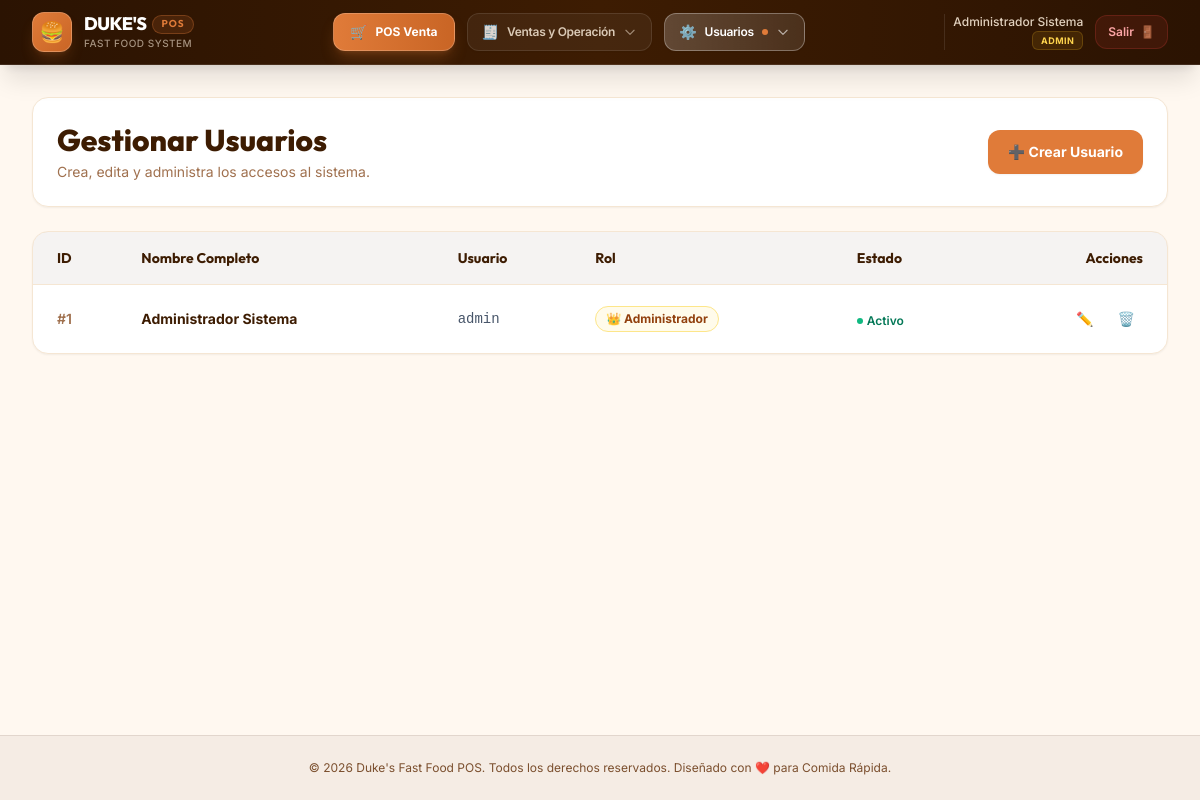
The app's page /users (signed in) with its own data.
### tables this page shows
CREATE TABLE IF NOT EXISTS `users` (
  `id` INT AUTO_INCREMENT PRIMARY KEY,
  `username` VARCHAR(50) NOT NULL UNIQUE,
  `password` VARCHAR(255) NOT NULL,
  `role` VARCHAR(20) NOT NULL DEFAULT 'caja',
  `full_name` VARCHAR(100) NULL,
  `active` TINYINT(1) NOT NULL DEFAULT 1,
  `created_at` TIMESTAMP DEFAULT CURRENT_TIMESTAMP
);

### app/controllers/UserController.php (called while the page is built, shortened)
<?php
class UserController {
    public function index() {
        $users = User::all();
        view('users/index', ['users' => $users]);
    }
}

### app/models/User.php (called while the page is built, shortened)
<?php
class User {
    public static function all(): array {
        $db = Database::getConnection();
        $stmt = $db->query("SELECT id, username, full_name, role, active, created_at FROM users ORDER BY id ASC");
        return $stmt->fetchAll();
    }
}

### core/Auth.php (called while the page is built, shortened)
<?php
class Auth {
    public static function initSession() {
        $lifetime = $_ENV['SESSION_LIFETIME'] ?? 1800;
    }
    public static function check() {
        return isset($_SESSION['user_id']);
    }
    public static function user() {
        if (self::check()) {
            return [
                'id'        => $_SESSION['user_id'],
                'username'  => $_SESSION['username'],
                'full_name' => $_SESSION['full_name'] ?? $_SESSION['username'],
                'role'      => $_SESSION['role'] ?? 'caja',
            ];
        }
        return null;
    }
    public static function role(): ?string {
        return $_SESSION['role'] ?? 'caja';
    }
}

### app/views/users/index.php (the view, shortened to what this page needs)
<div class="space-y-6 animate-slide-up">
    <div class="flex flex-col sm:flex-row sm:items-center sm:justify-between gap-4 bg-white p-6 rounded-2xl border border-cream-dark shadow-sm">
        <div>
            <h1 class="font-heading font-extrabold text-3xl text-coffee-dark">Gestionar Usuarios</h1>
            <p class="text-sm text-coffee-light mt-1">Crea, edita y administra los accesos al sistema.</p>
        </div>
        <div>
            <a href="<?= BASE_URL ?>/users/create" class="inline-flex items-center gap-2 bg-accent hover:bg-accent-dark text-white font-bold py-3 px-5 rounded-xl text-sm transition shadow-sm active:scale-95">
                ➕ Crear Usuario
            </a>
        </div>
    </div>
    <div class="bg-white rounded-2xl border border-cream-dark shadow-sm overflow-hidden">
        <div class="overflow-x-auto">
            <table class="w-full text-left border-collapse">
                <thead>
                    <tr class="bg-coffee-dark/5 text-coffee-dark font-heading font-bold text-sm border-b border-cream-dark">
                        <th class="p-4 pl-6">ID</th>
                        <th class="p-4">Nombre Completo</th>
                        <th class="p-4">Usuario</th>
                        <th class="p-4">Rol</th>
                        <th class="p-4">Estado</th>
                        <th class="p-4 pr-6 text-right">Acciones</th>
                    </tr>
                </thead>
                <tbody class="divide-y divide-cream-dark text-sm text-slate-700">
                    <?php if (empty($users)): ?>
                        <tr>
                            <td colspan="6" class="p-8 text-center text-coffee-light">No hay usuarios registrados.</td>
                        </tr>
                    <?php else: ?>
                        <?php foreach ($users as $user): ?>
                            <tr class="hover:bg-cream/20 transition-all">
                                <td class="p-4 pl-6 font-semibold text-coffee-light">#<?= $user['id'] ?></td>
                                <td class="p-4">
                                    <div class="font-bold text-coffee-dark"><?= e($user['full_name']) ?></div>
                                </td>
                                <td class="p-4 text-slate-600 font-mono"><?= e($user['username']) ?></td>
                                <td class="p-4">
                                    <?php if ($user['role'] === 'admin'): ?>
                                        <span class="inline-flex items-center px-2.5 py-1 rounded-full text-xs font-bold bg-amber-50 text-amber-800 border border-amber-200">👑 Administrador</span>
                                    <?php elseif ($user['role'] === 'caja'): ?>
                                        <span class="inline-flex items-center px-2.5 py-1 rounded-full text-xs font-bold bg-blue-50 text-blue-800 border border-blue-200">💵 Caja / POS</span>
                                    <?php else: ?>
                                        <span class="inline-flex items-center px-2.5 py-1 rounded-full text-xs font-bold bg-emerald-50 text-emerald-800 border border-emerald-200">🍳 Cocinero</span>
                                    <?php endif; ?>
                                </td>
                                <td class="p-4">
                                    <?php if ((int)$user['active'] === 1): ?>
                                        <span class="inline-flex items-center gap-1 text-xs font-semibold text-emerald-700">
                                            <span class="w-1.5 h-1.5 rounded-full bg-emerald-500"></span> Activo
                                        </span>
                                    <?php else: ?>
                                        <span class="inline-flex items-center gap-1 text-xs font-semibold text-rose-500">
                                            <span class="w-1.5 h-1.5 rounded-full bg-rose-500"></span> Inactivo
                                        </span>
                                    <?php endif; ?>
                                </td>
                                <td class="p-4 pr-6 text-right">
                                    <div class="inline-flex items-center gap-2">
                                        <a href="<?= BASE_URL ?>/users/edit?id=<?= $user['id'] ?>" class="p-2 text-coffee-medium hover:bg-cream-dark/50 rounded-xl transition" title="Editar">
                                            ✏️
                                        </a>
                                        <form action="<?= BASE_URL ?>/users/delete" method="POST" class="inline" onsubmit="return confirm('¿Estás seguro de eliminar a este usuario?');">
                                            <button type="submit" class="p-2 text-red-600 hover:bg-rose-50 rounded-xl transition" title="Eliminar">
                                                🗑️
                                            </button>
                                        </form>
                                    </div>
                                </td>
                            </tr>
                        <?php endforeach; ?>
                    <?php endif; ?>
                </tbody>
            </table>
        </div>
    </div>
</div>

### app/views/layout.php (shortened to what this page needs)
<?php
$isLoggedIn = Auth::check();
$currentUser = Auth::user();
$currentUri = parse_url($_SERVER['REQUEST_URI'], PHP_URL_PATH);
$userRole = Auth::role();
?>
<!DOCTYPE html>
<html lang="es">
<head>
    <script src="https://cdn.tailwindcss.com"></script>
</head>
<body class="bg-cream min-h-screen text-slate-800 flex flex-col font-sans">
    <?php if ($isLoggedIn && $name !== 'auth/login'): ?>
    <header class="sticky top-0 z-50 bg-gradient-to-r from-[#2B1302] via-[#3D1C02] to-[#2B1302] border-b border-white/10 text-white shadow-xl backdrop-blur-md bg-opacity-95">
        <div class="max-w-7xl mx-auto px-4 sm:px-6 lg:px-8">
            <div class="flex items-center justify-between h-16 gap-4">
                <a href="<?= BASE_URL ?>/" class="flex items-center gap-3 group shrink-0 py-1.5 focus:outline-none focus-visible:ring-2 focus-visible:ring-accent rounded-xl">
                    <div class="w-10 h-10 rounded-xl bg-gradient-to-br from-accent to-accent-dark flex items-center justify-center text-xl shadow-lg shadow-accent/20 group-hover:scale-105 group-hover:rotate-3 transition-all duration-300 border border-white/20">
                        🍔
                    </div>
                    <div class="flex flex-col">
                        <span class="font-heading font-extrabold text-lg tracking-tight text-white leading-tight flex items-center gap-1.5">
                            DUKE'S
                            <span class="text-[10px] font-bold tracking-widest uppercase text-accent bg-accent/15 px-2 py-0.5 rounded-full border border-accent/30">
                                POS
                            </span>
                        </span>
                        <span class="text-[10px] text-cream-dark/60 font-medium tracking-wider uppercase">Fast Food System</span>
                    </div>
                </a>
                <div class="hidden lg:flex items-center gap-3">
                    <?php if ($userRole === 'admin' || $userRole === 'caja'): ?>
                    <a href="<?= BASE_URL ?>/pos"
                       class="px-4 py-2 rounded-xl text-xs font-bold transition-all duration-200 flex items-center gap-2 shadow-lg shadow-accent/25 active:scale-95 bg-gradient-to-r from-accent to-accent-dark text-white hover:brightness-110 border border-white/20 focus:outline-none focus:ring-2 focus:ring-accent">
                        <span class="text-sm">🛒</span>
                        <span>POS Venta</span>
                    </a>
                    <?php endif; ?>
                    <?php
                    $categories = [];
                    $salesOps = [];
                    if ($userRole === 'admin') {
                        $salesOps[] = ['/'              , '📊', 'Dashboard'         , 'Resumen general de ventas'];
                    }
                    if ($userRole === 'admin' || $userRole === 'caja') {
                        $salesOps[] = ['/sales/create-manual', '📅', 'Pedido Histórico', 'Registro de ventas pasadas'];
                    }
                    if ($userRole === 'admin' || $userRole === 'caja' || $userRole === 'cocinero') {
                        $salesOps[] = ['/orders'        , '📋', 'Pedidos / Cocina'  , 'Gestión de comandas activas'];
                    }
                    if ($userRole === 'admin' || $userRole === 'caja') {
                        $salesOps[] = ['/sales/history' , '📜', 'Historial Ventas'  , 'Consulta de transacciones'];
                    }
                    if (!empty($salesOps)) {
                        $categories[] = ['id' => 'sales', 'title' => 'Ventas y Operación', 'icon' => '🧾', 'items' => $salesOps];
                    }
                    if ($userRole === 'admin') {
                        $adminOps = [
                            ['/products'     , '🍔', 'Gestión Productos', 'Catálogo, precios y menú'],
                            ['/raw-materials', '📦', 'Control Insumos'  , 'Stock e inventario'],
                            ['/users'        , '👤', 'Usuarios'          , 'Permisos y personal'],
                            ['/admin-expenses', '💸', 'Gastos Admin'    , 'Egresos y operaciones'],
                            ['/reports'      , '📈', 'Reportes General' , 'Estadísticas e informes'],
                            ['/settings'     , '⚙️', 'Configuración'     , 'Ajustes del sistema']
                        ];
                        $categories[] = ['id' => 'admin', 'title' => 'Gestión & Ajustes', 'icon' => '⚙️', 'items' => $adminOps];
                    }
                    ?>
                    <?php foreach ($categories as $cat):
                        $hasActive = false;
                        $activeLabel = $cat['title'];
                        foreach ($cat['items'] as [$path, $icon, $label, $desc]) {
                            if (($path === '/' && ($currentUri === BASE_URL . '/' || $currentUri === BASE_URL)) ||
                                ($path !== '/' && strpos($currentUri, BASE_URL . $path) === 0)) {
                                $hasActive = true;
                                $activeLabel = $label;
                                break;
                            }
                        }
                    ?>
                    <div class="relative dropdown-menu-container group">
                        <button type="button"
                                aria-expanded="false"
                                class="px-3.5 py-2 rounded-xl text-xs font-semibold flex items-center gap-2 transition-all duration-200 border shadow-sm focus:outline-none focus:ring-2 focus:ring-accent/50
                                       <?= $hasActive
                                           ? 'bg-gradient-to-r from-white/20 to-white/10 text-white font-bold border-white/30 shadow-inner'
                                           : 'bg-white/5 text-cream-dark/85 hover:bg-white/12 hover:text-white border-white/10 hover:border-white/20' ?>">
                            <span class="text-sm opacity-95"><?= $cat['icon'] ?></span>
                            <span class="tracking-tight"><?= $hasActive ? $activeLabel : $cat['title'] ?></span>
                            <?php if ($hasActive): ?>
                            <span class="w-1.5 h-1.5 rounded-full bg-accent animate-pulse"></span>
                            <?php endif; ?>
                            <svg class="w-3.5 h-3.5 opacity-60 transition-transform duration-200 group-hover:rotate-180" fill="none" stroke="currentColor" viewBox="0 0 24 24">
                                <path stroke-linecap="round" stroke-linejoin="round" stroke-width="2" d="M19 9l-7 7-7-7"></path>
                            </svg>
                        </button>
                    </div>
                    <?php endforeach; ?>
                </div>
                <div class="flex items-center gap-3 shrink-0">
                    <div class="hidden lg:flex items-center gap-3 pl-2 border-l border-white/10">
                        <div class="flex flex-col text-right">
                            <span class="text-xs font-medium text-cream-dark/90 leading-tight">
                                <?= e($currentUser['full_name']) ?>
                            </span>
                            <span class="text-[9px] text-amber-300 font-bold uppercase tracking-wider bg-amber-400/10 px-2 py-0.5 rounded-md border border-amber-400/20 w-max ml-auto mt-0.5">
                                <?= e($userRole) ?>
                            </span>
                        </div>
                        <a href="<?= BASE_URL ?>/logout"
                           title="Cerrar sesión"
                           class="text-xs bg-red-500/10 hover:bg-red-600 text-red-300 hover:text-white border border-red-500/20 hover:border-red-600 px-3 py-2 rounded-xl transition-all duration-200 font-semibold flex items-center gap-1.5 active:scale-95 focus:outline-none focus:ring-2 focus:ring-red-500">
                            <span>Salir</span>
                            <span>🚪</span>
                        </a>
                    </div>
                </div>
            </div>
        </div>
    </header>
    <?php endif; ?>
    <main class="flex-grow max-w-7xl w-full mx-auto p-4 sm:p-6 lg:p-8">
        <?= $content ?>
    </main>
    <footer class="bg-coffee-dark/5 border-t border-coffee-dark/10 py-6 text-center text-xs text-coffee-medium">
        <p>&copy; <?= date('Y') ?> Duke's Fast Food POS. Todos los derechos reservados. Diseñado con ❤️ para Comida Rápida.</p>
    </footer>
</body>
</html>

### app/views/layout.php (style rules this page uses)
html { overflow-x: clip !important; }
body { max-width: 100vw; overflow-x: clip !important; }
*, *::before, *::after { max-width: 100%; box-sizing: border-box; }
.overflow-x-auto, [class*="overflow-x-auto"] { max-width: 100% !important; overflow-x: auto !important; }
.animate-slide-up { animation: slideUp 0.38s cubic-bezier(0.16,1,0.3,1) both; }

### records on screen
users: full_name "Administrador Sistema", id "1", username "admin", role "👑 Administrador", active 1 (drawn)

### other values on screen
$cat['icon'] "🧾"
$cat['title'] "Ventas y Operación"
$cat['icon'] "⚙️"
$activeLabel "Usuarios"
$userRole "ADMIN"
